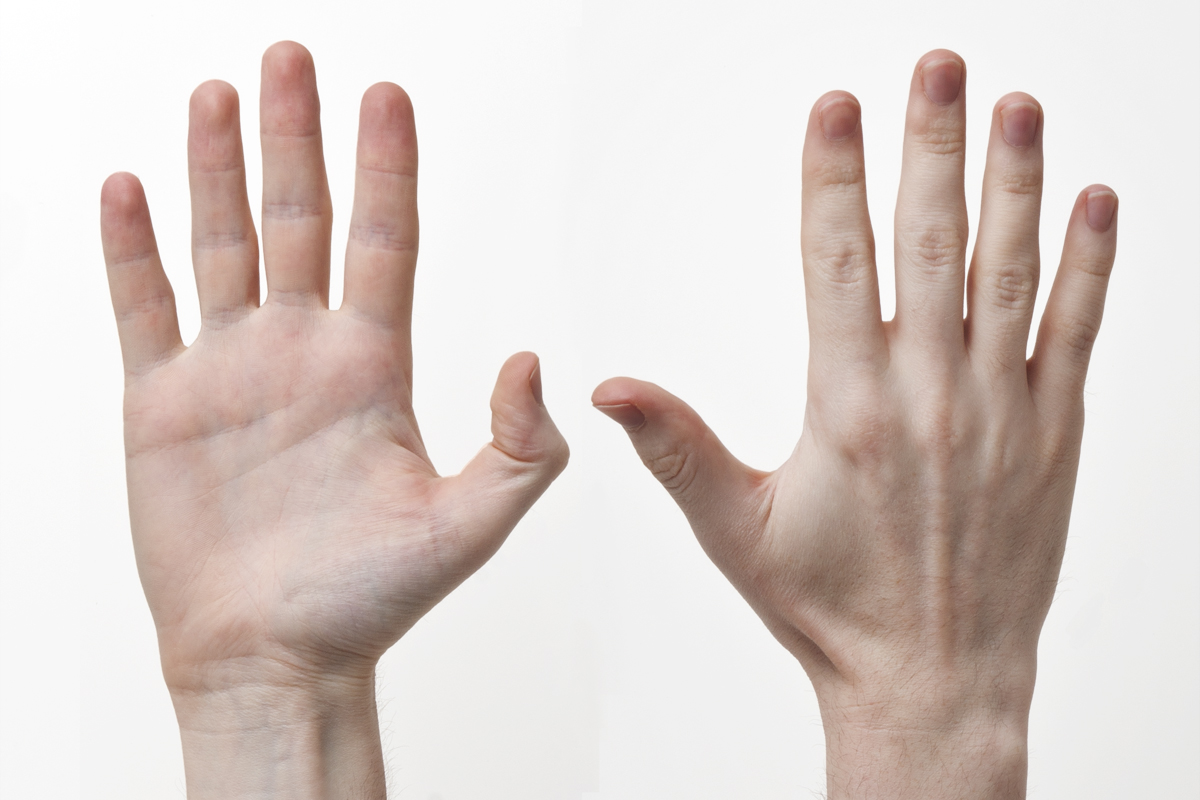
#> input picture Tutorials/Hands.jpg, 1200 x 800 px
$ python tutorial_04_contours.py   (older library calls are emulated)
#> lines starting #> are read from the running program, lines starting #| are printed output that depends on the picture; after the words box and inside, x2 and y2 are one past the last pixel; in counts of white or black regions, pixels touching at a corner belong together
# -*- coding: utf-8 -*-
"""
Created on Fri Sep 08 17:29:31 2017

@author: BJ
"""

import cv2
import os
import numpy as np
from matplotlib import pyplot as plt

os.chdir('E:\\GitHub\\openCV\\Tutorials')


# %%

# Load image as grayscale
img = cv2.imread('Hands.jpg',0)
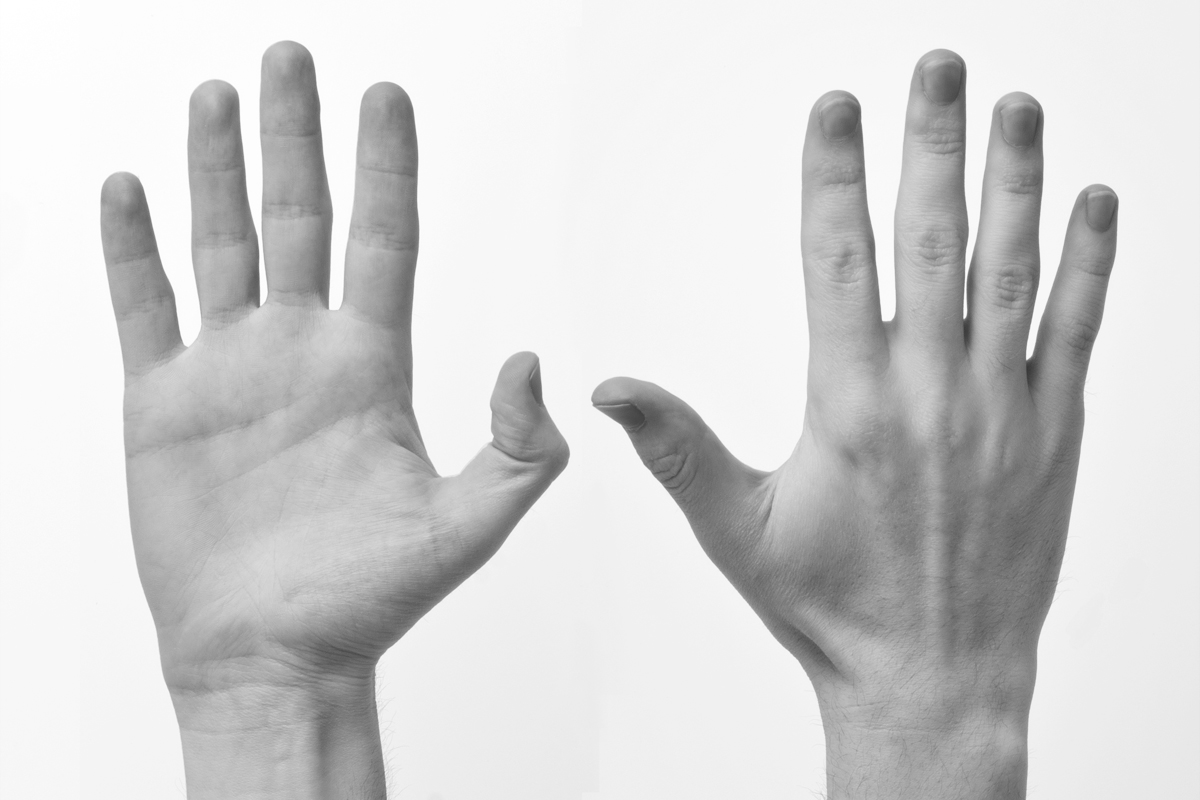
#> img: shape (800, 1200); min 55, max 255, mean 209.5
img_copy = cv2.imread('Hands.jpg',0)
#plt.imshow(img,'gray')
# Apply a threshold to the image, w/ desired contours white on black background
_,thresh = cv2.threshold(img,220,255,cv2.THRESH_BINARY_INV)
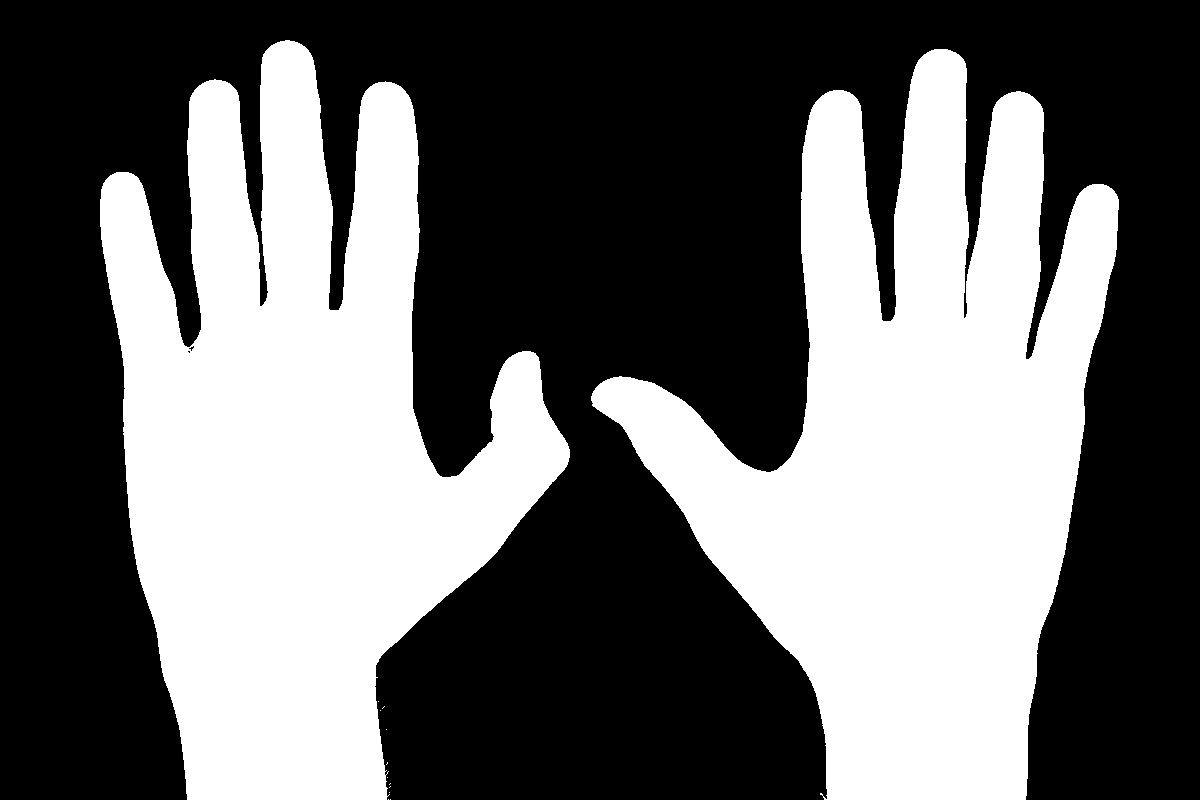
#> thresh: shape (800, 1200); 41.2% white; 13 white regions (11 under 20 px)


# Contour Detection
# cv2.findContours(image,Contour_retrieval_mode, Contour_approx_method)
# image - Non-zero pixels are treated as 1's. Zero pixels remain 0's
# Contour_retrieval_mode
#   RETR_EXTERNAL - retrieves only the extreme outer contours
#   RETR_LIST - retrieves all of the contours w/o establishing any hierarchical relationships.
#   RETR_CCOMP - retrieves all of the contours and organizes them into a two-level hierarchy
#       At the top level, there are external boundaries of the components
#       At the second level, there are boundaries of the holes
#   RETR_TREE - retrieves all of the contours and reconstructs a full hierarchy of nested contours.
# Contour_approx_method
#   CHAIN_APPROX_NONE - stores absolutely all the contour points
#   CHAIN_APPROX_SIMPLE - compresses horizontal, vertical, and diagonal segments and leaves only their end points
#   CHAIN_APPROX_TC89_L1 - applies one of the flavors of the Teh-Chin chain approximation algorithm
#   CHAIN_APPROX_TC89_KCOS - applies one of the flavors of the Teh-Chin chain approximation algorithm
# OUTPUTS
#   image -
#   contours - Python list of all the contours in the image
image, contours, hierarchy = cv2.findContours(thresh,cv2.RETR_TREE,cv2.CHAIN_APPROX_SIMPLE)
#> contours = 15 contours, 13 with area under 20; largest, box (x1, y1, x2, y2) and area: (100, 40, 570, 800) 195958, (591, 49, 1119, 800) 195838

# Draw contours
# cv2.drawContours(image,contours,contour_index,color/brightness(gray),thickness)
# contour_index -  useful when drawing individual contour. To draw all contours, pass -1
cnt = contours[12]
#> cnt = contour of 990 points, box (x1, y1, x2, y2) (100, 40, 570, 800), area 195958
img_cont = cv2.drawContours(img, [cnt], -1, (0,255,0), 3)
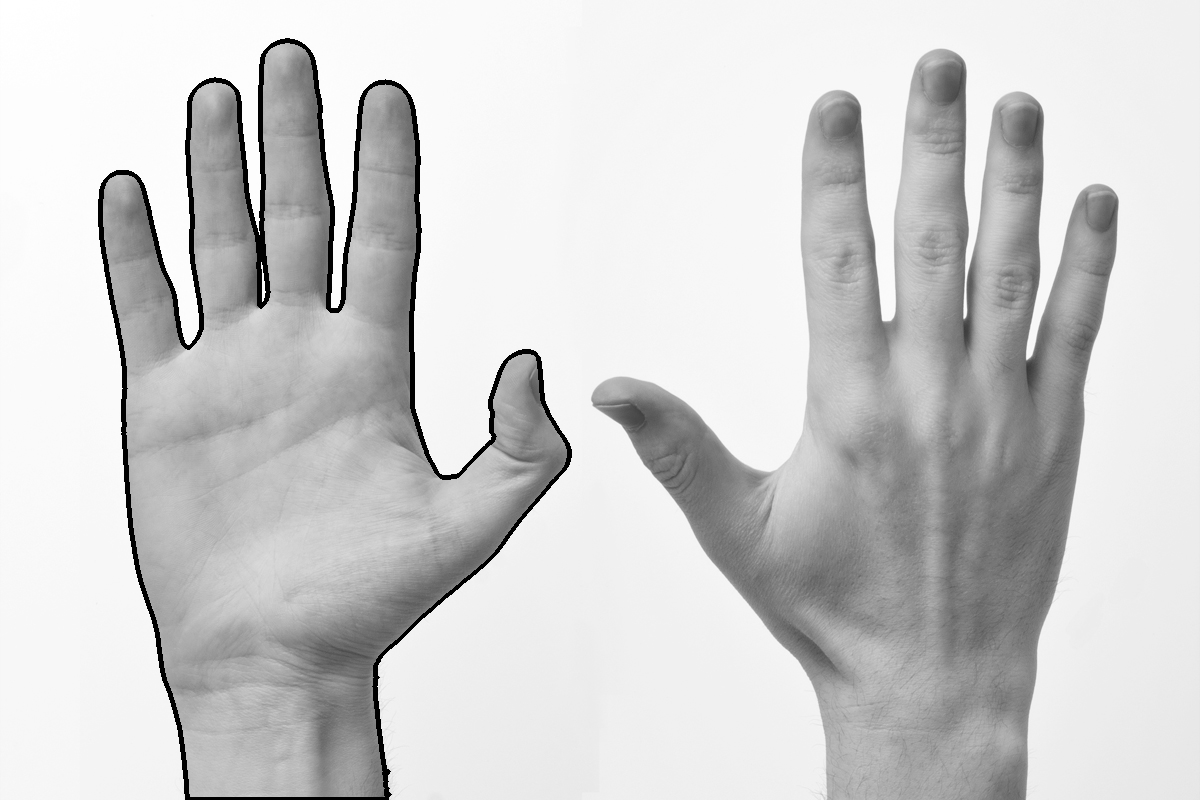
#> img_cont: shape (800, 1200); min 0, max 255, mean 206.1
plt.subplot(131),plt.imshow(img_copy,'gray'),plt.title('Original')
plt.subplot(132),plt.imshow(thresh,'gray'),plt.title('Binary')
plt.subplot(133),plt.imshow(img_cont,'gray'),plt.title('Contoured image')
plt.show()
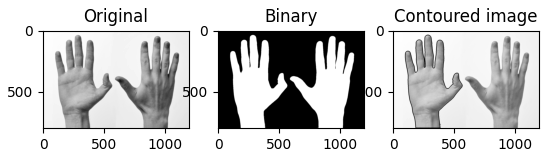
#> figure drawn by matplotlib, 3 panels

# Contour Moment
cont_mmnts = cv2.moments(cnt)
#> cont_mmnts = moments, m00 195957.5, centre m10/m00, m01/m00 = (295.6, 445.1)
# centroid moments
cx = int(cont_mmnts['m10']/cont_mmnts['m00'])
#> cx = 295
cy = int(cont_mmnts['m01']/cont_mmnts['m00'])
#> cy = 445

# Contour Area
cont_area = cv2.contourArea(cnt)
#> cont_area = 195957.5
cont_area2 = cont_mmnts['m00']
#> cont_area2 = 195957.5

# Contour Perimeter
# second argument is true if shape is closed contour, False is arc
cont_perim = cv2.arcLength(cnt,True)
#> cont_perim = 3698.8

# Contour Approximation
# approximates a contour shape to another shape with less number of vertices
# cv2.approxPolyDP(contours,max_distance,closed(True) or arc(False))
epsilon = 0.1*cv2.arcLength(cnt,True)
#> epsilon = 369.9
cont_approx = cv2.approxPolyDP(cnt,epsilon,True)
#> cont_approx = [[285, 40], [386, 799]]

# %% Fitted Shapes


# Straight bounding rectangle
x,y,w,h = cv2.boundingRect(cnt)
#> x = 100; y = 40; w = 470; h = 760
img = cv2.rectangle(img,(x,y),(x+w,y+h),100,6)
# Rotated bounding rectangle
rect = cv2.minAreaRect(cnt)
#> rect = ((342.5, 418.8), (444.6, 765.3), -5.75)
box = cv2.boxPoints(rect)
#> box = [[159.7, 821.8], [83.01, 60.34], [525.4, 15.8], [602.1, 777.2]]
box = np.int0(box)
#> box = [[159, 821], [83, 60], [525, 15], [602, 777]]
img = cv2.drawContours(img,[box],0,200,7)
# Minimum Circle
(x,y),radius = cv2.minEnclosingCircle(cnt)
#> x = 286.5; y = 426; radius = 386
center = (int(x),int(y))
#> center = (286, 426)
radius = int(radius)
img = cv2.circle(img,center,radius,50,7)
# Ellipse
ellipse = cv2.fitEllipse(cnt)
#> ellipse = ((311.4, 430.7), (416.5, 683.1), 179.9)
img = cv2.ellipse(img,ellipse,0,6)
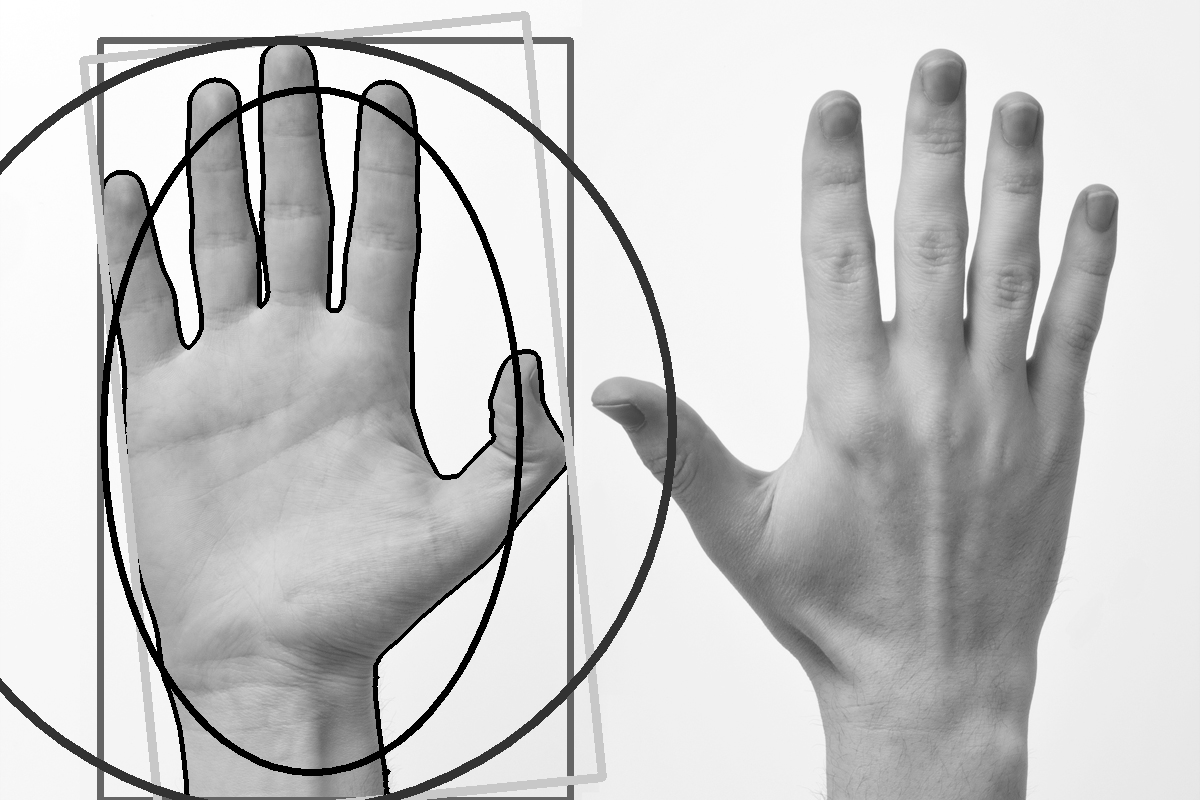
#> img: shape (800, 1200); min 0, max 255, mean 198.6

plt.imshow(img,'gray'),plt.title('Contoured image')
plt.show()
